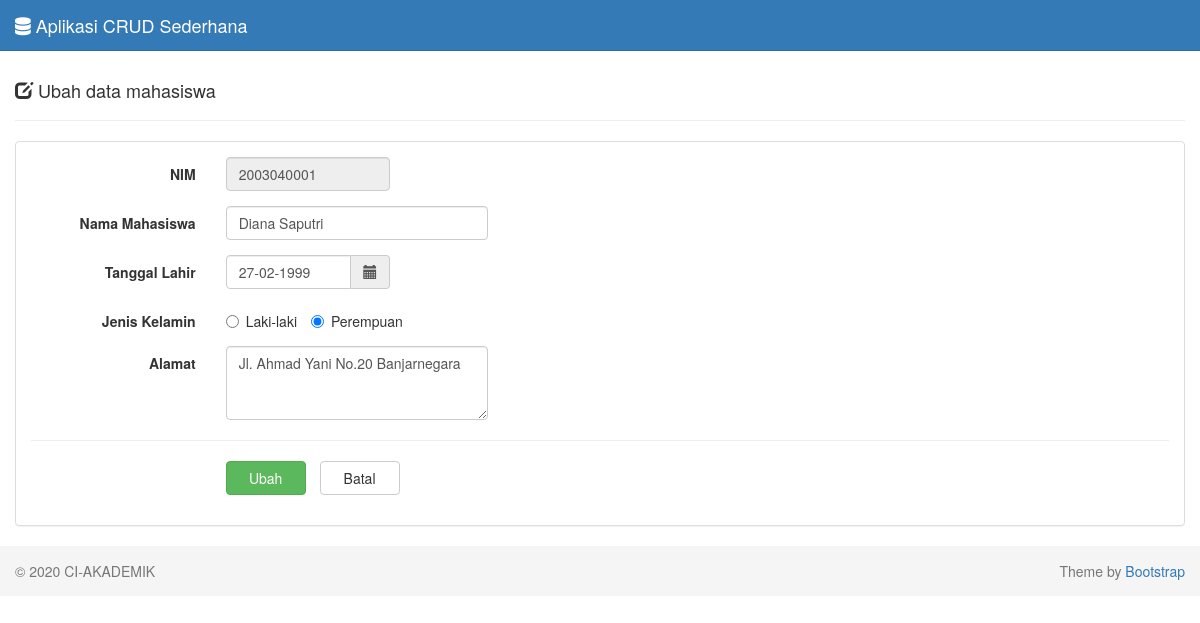
The app's page /?page=ubah&id=2003040001 with its own data.
### tables this page shows
CREATE TABLE `mahasiswa`  (
  `Nim` varchar(12) NOT NULL,
  `Nama_Mhs` varchar(25) NOT NULL,
  `Tgl_Lahir` date NOT NULL,
  `Alamat` varchar(200) NOT NULL,
  `Jenis_Kelamin` enum('Laki-laki','Perempuan') NOT NULL,
  PRIMARY KEY (`Nim`) USING BTREE
);

### mahasiswa.php (called while the page is built, shortened)
<?php
class Mahasiswa implements kelolaData
{
    public function ambilData($nim)
    {
        $db = new Database();
        $mysqli = $db->connect();
        $sql = "SELECT * FROM mahasiswa WHERE nim = '$nim'";
        $result = $mysqli->query($sql);
        $data   = $result->fetch_assoc();
        return $data;
    }
}

### form-ubah.php (the view)
<div class="row">
    <div class="col-md-12">
        <div class="page-header">
            <h4>
                <i class="glyphicon glyphicon-edit"></i>
                Ubah data mahasiswa
            </h4>
        </div>
        <?php
        $nim = $_GET['id'];
        if (isset($nim)) {
            include 'mahasiswa.php';
            $dataMahasiswa = new mahasiswa();
            $result = $dataMahasiswa->ambilData($nim);
            $nim           = $result['Nim'];
            $nama          = $result['Nama_Mhs'];
            $tanggal       = $result['Tgl_Lahir'];
            $tgl           = explode('-', $tanggal);
            $tanggal_lahir = $tgl[2] . "-" . $tgl[1] . "-" . $tgl[0];
            $jenis_kelamin = $result['Jenis_Kelamin'];
            $alamat        = $result['Alamat'];
        }
        ?>
        <div class="panel panel-default">
            <div class="panel-body">
                <form class="form-horizontal" method="POST" action="proses-ubah.php">
                    <div class="form-group">
                        <label class="col-sm-2 control-label">NIM</label>
                        <div class="col-sm-2">
                            <input type="text" class="form-control" name="nim" maxlength="12" autocomplete="off" value="<?php echo $nim; ?>" readonly>
                        </div>
                    </div>
                    <div class="form-group">
                        <label class="col-sm-2 control-label">Nama Mahasiswa</label>
                        <div class="col-sm-3">
                            <input type="text" class="form-control" name="nama" autocomplete="off" value="<?php echo $nama; ?>" required>
                        </div>
                    </div>
                    <div class="form-group">
                        <label class="col-sm-2 control-label">Tanggal Lahir</label>
                        <div class="col-sm-2">
                            <div class="input-group">
                                <input type="text" class="form-control date-picker" data-date-format="dd-mm-yyyy" name="tanggal_lahir" autocomplete="off" value="<?php echo $tanggal_lahir; ?>" required>
                                <span class="input-group-addon">
                                    <i class="glyphicon glyphicon-calendar"></i>
                                </span>
                            </div>
                        </div>
                    </div>
                    <div class="form-group">
                        <label class="col-sm-2 control-label">Jenis Kelamin</label>
                        <div class="col-sm-4">
                            <?php if ($jenis_kelamin == 'Laki-laki') { ?>
                                <label class="radio-inline">
                                    <input type="radio" name="jenis_kelamin" value="Laki-laki" checked> Laki-laki
                                </label>
                                <label class="radio-inline">
                                    <input type="radio" name="jenis_kelamin" value="Perempuan"> Perempuan
                                </label>
                            <?php } else { ?>
                                <label class="radio-inline">
                                    <input type="radio" name="jenis_kelamin" value="Laki-laki"> Laki-laki
                                </label>
                                <label class="radio-inline">
                                    <input type="radio" name="jenis_kelamin" value="Perempuan" checked> Perempuan
                                </label>
                            <?php } ?>
                        </div>
                    </div>
                    <div class="form-group">
                        <label class="col-sm-2 control-label">Alamat</label>
                        <div class="col-sm-3">
                            <textarea class="form-control" name="alamat" rows="3" required><?php echo $alamat; ?></textarea>
                        </div>
                    </div>
                    <hr />
                    <div class="form-group">
                        <div class="col-sm-offset-2 col-sm-10">
                            <input type="submit" class="btn btn-success btn-submit" name="ubah" value="Ubah">
                            <a href="index.php" class="btn btn-default btn-reset">Batal</a>
                        </div>
                    </div>
                </form>
            </div>
        </div>
    </div>
</div>

### assets/css/style.css (style rules this page uses)
body { padding-top: 40px; }
.btn-submit { width: 80px; }
.btn-reset { width: 80px; margin-left: 10px; }

### records on screen
mahasiswa: nim "2003040001", nama "Diana Saputri", tanggal_lahir "27-02-1999", alamat "Jl. Ahmad Yani No.20 Banjarnegara"
